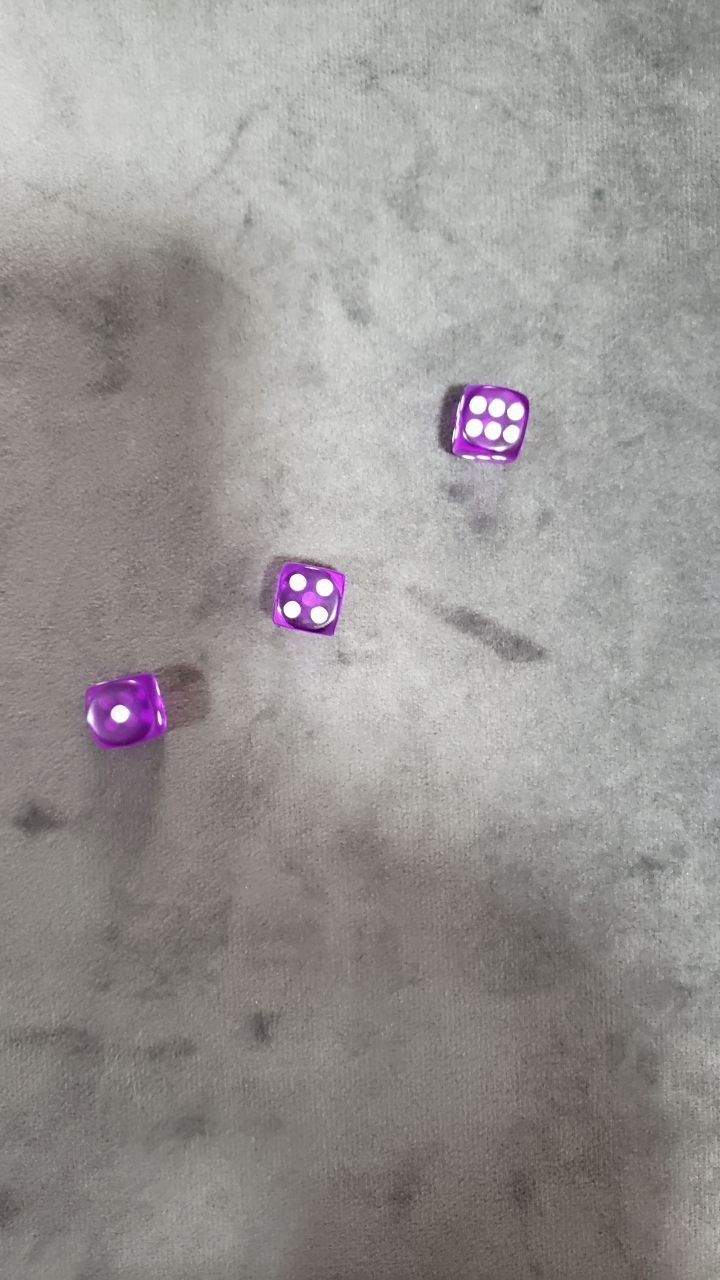
#> input picture imagens/img1.jpg, 720 x 1280 px
$ python main.py
#> lines starting #> are read from the running program, lines starting #| are printed output that depends on the picture; after the words box and inside, x2 and y2 are one past the last pixel; in counts of white or black regions, pixels touching at a corner belong together
import cv2
import matplotlib.pyplot as plt

def show(image):
    plt.imshow(image)
    plt.xticks([])
    plt.yticks([])
    plt.show()

def show_contours(image, contours):
    image = image.copy()
    for contour in contours:
        cv2.drawContours(image, contour, -1, (0, 255, 0), 3)
    plt.figure()
    plt.imshow(image)
    plt.xticks([])
    plt.yticks([])

    plt.show()

# Leitura da imagem (alterar entre img2.jpg, img3.jpg e img4.jpg)
img: object = cv2.imread('imagens/img1.jpg')
#> img is the input picture: shape (1280, 720, 3); mean B, G, R 147.3, 149.1, 152.7
show(img)

# Converte para escala de cinza
gray = cv2.cvtColor(img, cv2.COLOR_BGR2GRAY)
show(gray)

# Aplica a limiarização
ret, thresh = cv2.threshold(gray, 220, 1, cv2.THRESH_BINARY)
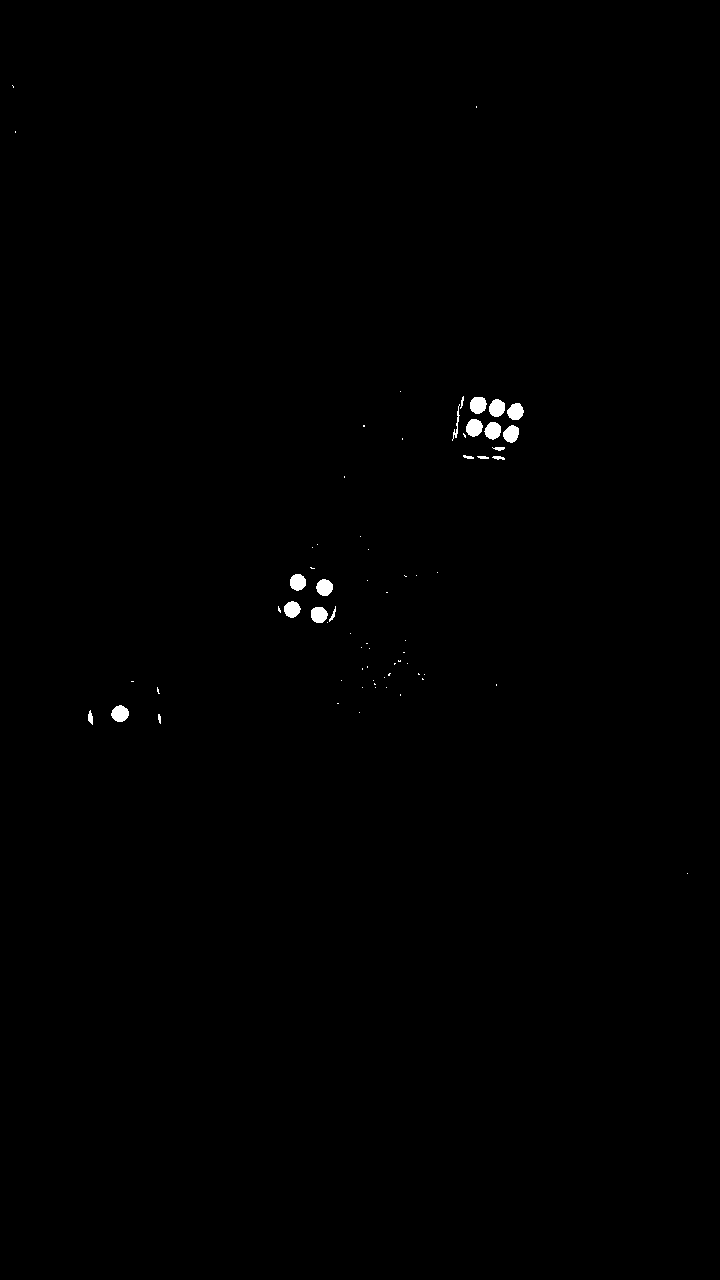
#> thresh: shape (1280, 720); values 0 (black) and 1 (white), 0.31% white; 69 white regions (49 under 20 px)
show(thresh)

# Encontra os contornos
contours, hierarchy = cv2.findContours(thresh, cv2.RETR_TREE, cv2.CHAIN_APPROX_SIMPLE)
#> contours = 69 contours, 53 with area under 20; largest, box (x1, y1, x2, y2) and area: (466, 419, 483, 437) 206, (470, 397, 487, 414) 205, (111, 705, 129, 722) 204, (484, 422, 501, 440) 201, (489, 399, 505, 417) 201
show_contours(thresh, contours)
#> the loop in show_contours, `for contour in contours:` made 69 passes
#> contour on passes 1, 3, 6, 7, 8, 9, 10, 12, 13, 14, 15, 16: [[687, 873]], [[359, 712]], [[337, 703], [338, 703]], [[400, 694], [400, 695]], [[386, 687]], [[375, 687]], [[362, 687]], [[496, 684], [496, 685]], [[374, 683], [374, 684], [375, 684]], [[131, 681], [133, 681]], [[373, 680]], [[341, 680]]
#> after the loop in show_contours, `for contour in contours:`:
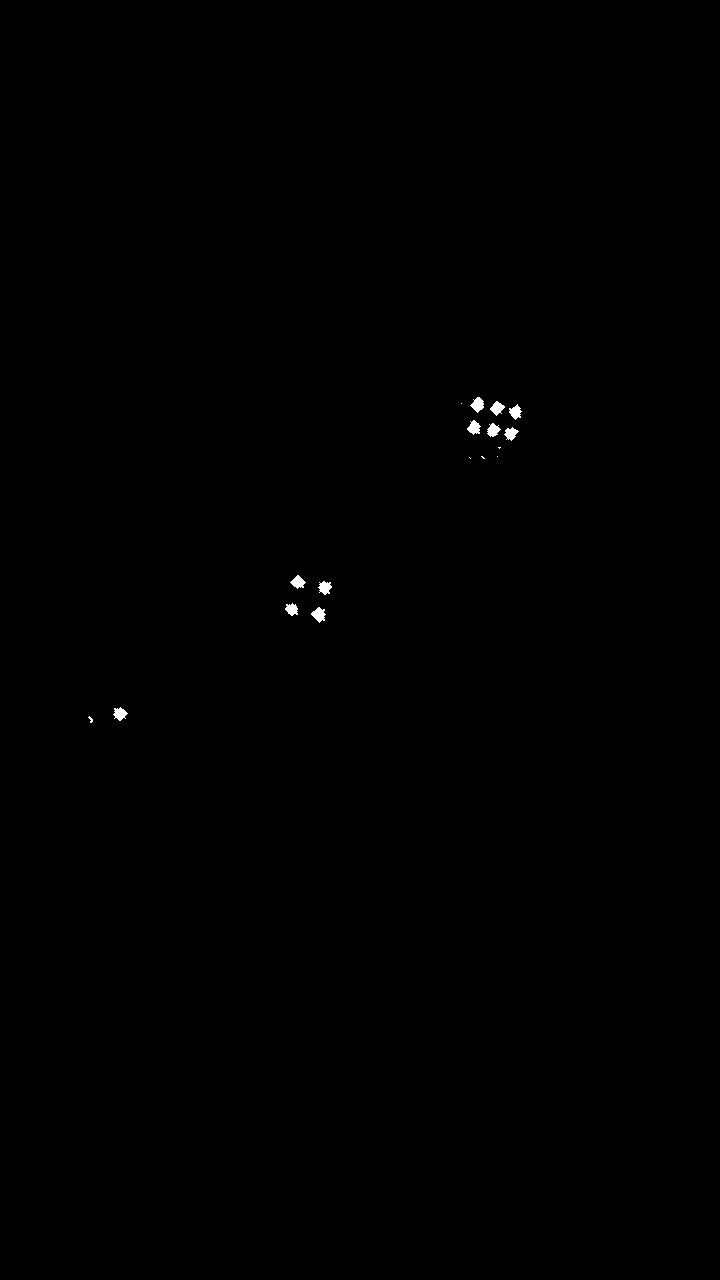
#> image: shape (1280, 720); values 0 (black) and 1 (white), 0.15% white; 17 white regions (6 under 20 px), largest, box (x1, y1, x2, y2) and area: (311, 607, 326, 623) 140, (470, 397, 484, 413) 135, (467, 420, 481, 435) 128

# Calcula e imprime a soma das áreas dos contornos
sum_contour = 0
for contour in contours:
    area = cv2.contourArea(contour)
    if area > 100:
        sum_contour += 1
#> this loop made 69 passes
#> area on passes 4, 5, 34, 35, 37, 40, 43, 51, 54, 57, 59, 60: 36, 203.5, 196.5, 20.5, 189, 197, 191.5, 22.5, 21.5, 189, 201, 206.5
#> after the loop, sum_contour = 11

print("A soma das áreas das faces dos dados é:", sum_contour)
#| A soma das áreas das faces dos dados é: 11

show_contours(thresh, contours)
#> the loop in show_contours (call 2), `for contour in contours:` made 69 passes

$ run again, with imagens/img2.jpg copied over imagens/img1.jpg
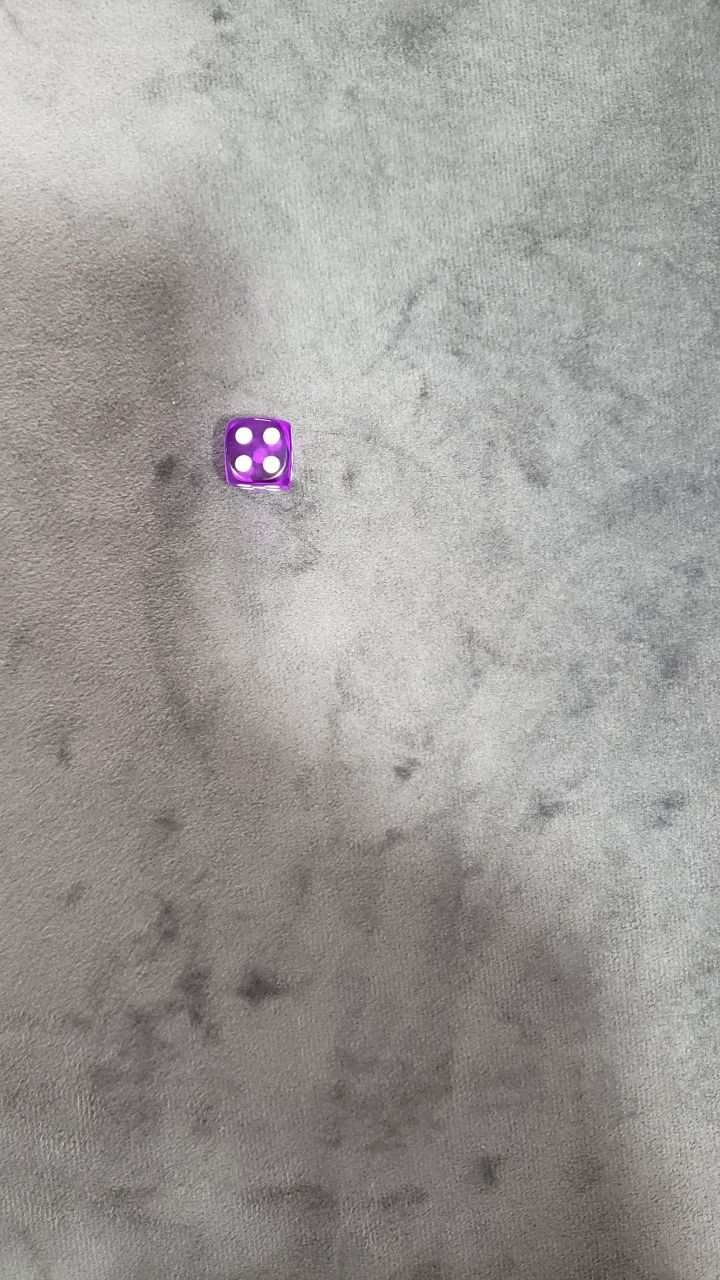
#> input picture imagens/img2.jpg, 720 x 1280 px
#> img is the input picture: shape (1280, 720, 3); mean B, G, R 153.6, 155.8, 158.7
#> `ret, thresh = cv2.threshold(gray, 220, 1, cv2.THRESH_BINARY)`:
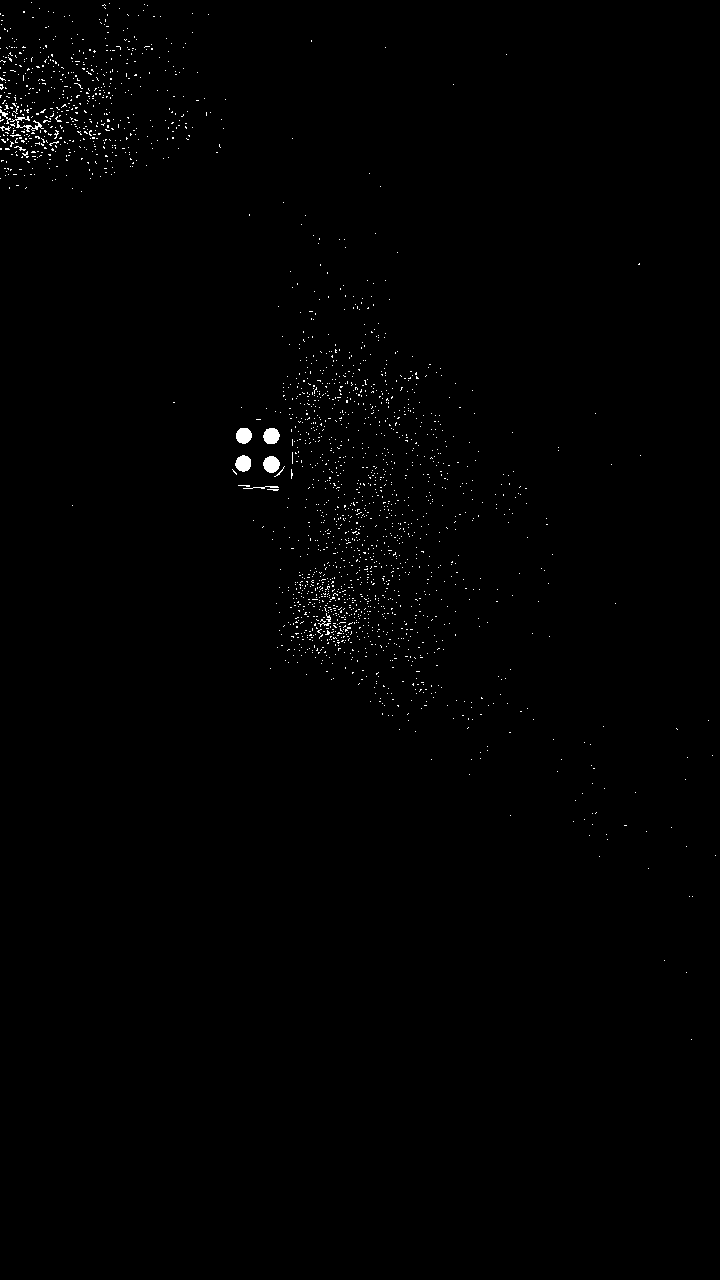
#> thresh: shape (1280, 720); values 0 (black) and 1 (white), 0.56% white in thin lines or dots, all inside (x1, y1, x2, y2) = (0, 2, 716, 1040)
#> contours = 2089 contours, 2083 with area under 20; largest, box (x1, y1, x2, y2) and area: (263, 456, 280, 473) 196, (263, 428, 280, 444) 189, (235, 455, 251, 472) 184, (236, 428, 252, 444) 182, (10, 116, 44, 132) 60, (0, 109, 11, 124) 20
#> the loop in show_contours, `for contour in contours:` made 2089 passes
#> contour on passes 1 to 3: [[691, 1039]], [[686, 972]], [[664, 960]]
#> the loop `for contour in contours:` made 2089 passes
#> area on passes 1081, 1086, 1174, 1175: 196.5, 184, 189, 181.5
#> after the loop `for contour in contours:`: sum_contour = 4
#| A soma das áreas das faces dos dados é: 4
#> the loop in show_contours (call 2), `for contour in contours:` made 2089 passes
